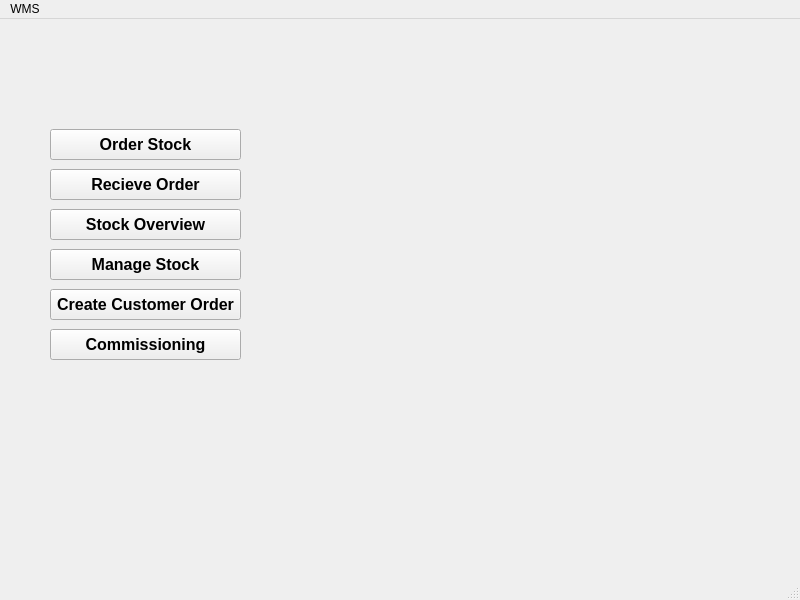
<?xml version="1.0" encoding="UTF-8"?>
<ui version="4.0">
 <class>MainWindow</class>
 <widget class="QMainWindow" name="MainWindow">
  <property name="geometry">
   <rect>
    <x>0</x>
    <y>0</y>
    <width>800</width>
    <height>600</height>
   </rect>
  </property>
  <property name="windowTitle">
   <string>MainWindow</string>
  </property>
  <widget class="QWidget" name="centralwidget">
   <widget class="QPushButton" name="pushButton_order_stock">
    <property name="geometry">
     <rect>
      <x>50</x>
      <y>110</y>
      <width>191</width>
      <height>31</height>
     </rect>
    </property>
    <property name="font">
     <font>
      <pointsize>12</pointsize>
      <bold>true</bold>
     </font>
    </property>
    <property name="text">
     <string>Order Stock</string>
    </property>
   </widget>
   <widget class="QPushButton" name="pushButton_stock_overview">
    <property name="geometry">
     <rect>
      <x>50</x>
      <y>190</y>
      <width>191</width>
      <height>31</height>
     </rect>
    </property>
    <property name="font">
     <font>
      <pointsize>12</pointsize>
      <bold>true</bold>
     </font>
    </property>
    <property name="text">
     <string>Stock Overview</string>
    </property>
   </widget>
   <widget class="QPushButton" name="pushButton_manage_stock">
    <property name="geometry">
     <rect>
      <x>50</x>
      <y>230</y>
      <width>191</width>
      <height>31</height>
     </rect>
    </property>
    <property name="font">
     <font>
      <pointsize>12</pointsize>
      <bold>true</bold>
     </font>
    </property>
    <property name="text">
     <string>Manage Stock</string>
    </property>
   </widget>
   <widget class="QPushButton" name="pushButton_create_customer_order">
    <property name="geometry">
     <rect>
      <x>50</x>
      <y>270</y>
      <width>191</width>
      <height>31</height>
     </rect>
    </property>
    <property name="font">
     <font>
      <pointsize>12</pointsize>
      <bold>true</bold>
     </font>
    </property>
    <property name="text">
     <string>Create Customer Order</string>
    </property>
   </widget>
   <widget class="QPushButton" name="pushButton_recieve_order">
    <property name="geometry">
     <rect>
      <x>50</x>
      <y>150</y>
      <width>191</width>
      <height>31</height>
     </rect>
    </property>
    <property name="font">
     <font>
      <pointsize>12</pointsize>
      <bold>true</bold>
     </font>
    </property>
    <property name="text">
     <string>Recieve Order</string>
    </property>
   </widget>
   <widget class="QPushButton" name="pushButton_commissioning">
    <property name="geometry">
     <rect>
      <x>50</x>
      <y>310</y>
      <width>191</width>
      <height>31</height>
     </rect>
    </property>
    <property name="font">
     <font>
      <pointsize>12</pointsize>
      <bold>true</bold>
     </font>
    </property>
    <property name="text">
     <string>Commissioning</string>
    </property>
   </widget>
  </widget>
  <widget class="QMenuBar" name="menubar">
   <property name="geometry">
    <rect>
     <x>0</x>
     <y>0</y>
     <width>800</width>
     <height>22</height>
    </rect>
   </property>
   <widget class="QMenu" name="menuWMS">
    <property name="title">
     <string>WMS</string>
    </property>
   </widget>
   <addaction name="menuWMS"/>
  </widget>
  <widget class="QStatusBar" name="statusbar"/>
 </widget>
 <resources/>
 <connections/>
</ui>
